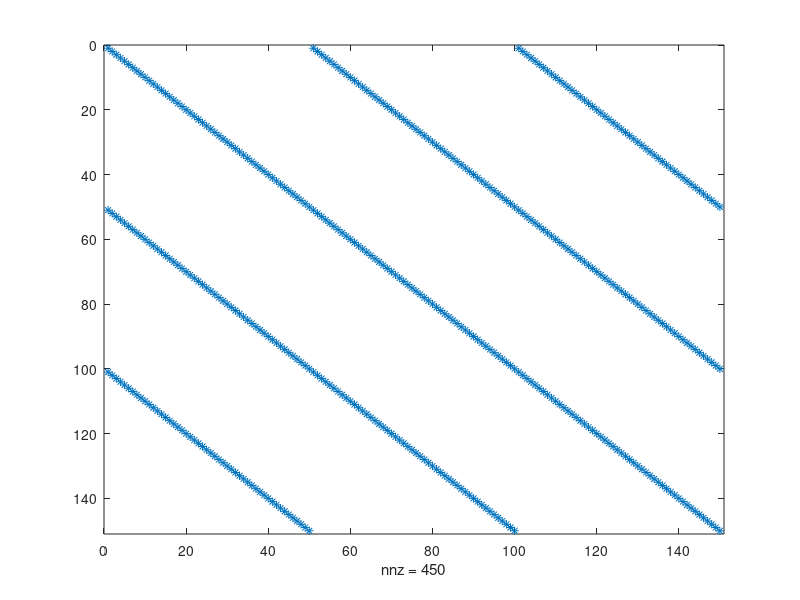
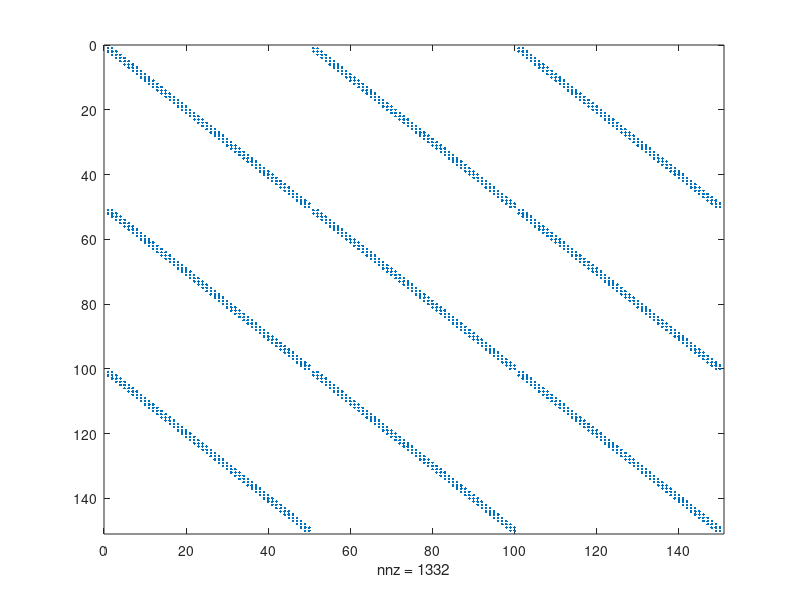
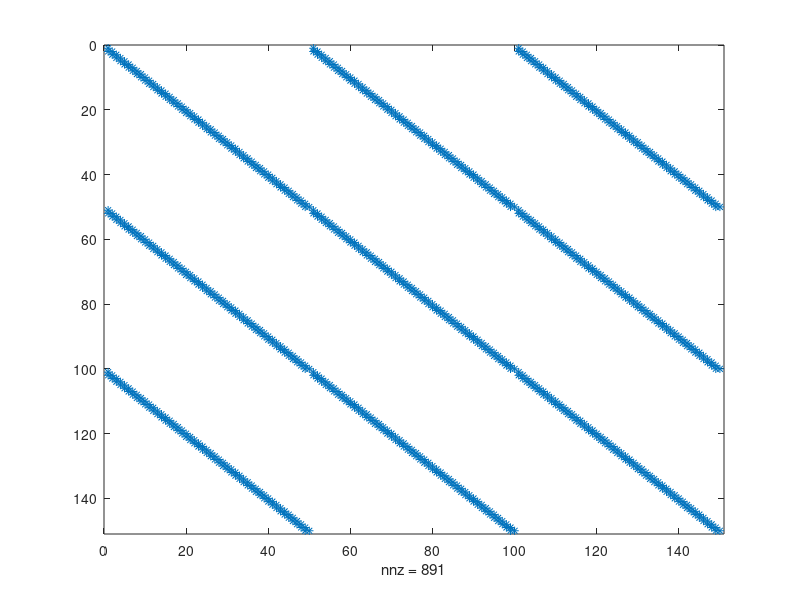

These charts were generated, in order, by the following MATLAB code:
clc;
clear('all');

Ncv  = 50       ;
Neqn = 3        ;
Nq   = Neqn*Ncv ;

% Jacobian-like formation
B = zeros(Nq,5);
d = zeros(1,5);

B(0*Ncv+1:end,1) = rand((Neqn-0)*Ncv,1);    
d(1) = 0;

B(1:2*Ncv,2) = rand(2*Ncv,1);    
d(2) = -1*Ncv;

B(1:1*Ncv,3) = rand(1*Ncv,1);    
d(3) = -2*Ncv;

B(2*Ncv+1:end,4) = 0.1*rand((Neqn-2)*Ncv,1);    
d(4) = +2*Ncv;

B(1*Ncv+1:end,5) = 100*rand((Neqn-1)*Ncv,1);    
d(5) = +1*Ncv;

JF = spdiags(B,d,Nq,Nq);

% Bidiagonal formation
Bi = spdiags([ones(Ncv,1),-[ones(Ncv-1,1);0]],[0,-1],Ncv,Ncv);
Bi = blkdiag(Bi,Bi,Bi);

figure(1);  spy(JF);
figure(2);  spy((Bi*JF)'*Bi*JF);
figure(3);  spy(Bi*JF);

condest(JF);
condest(Bi);
condest(Bi*JF);
condest((Bi*JF)'*Bi*JF);
